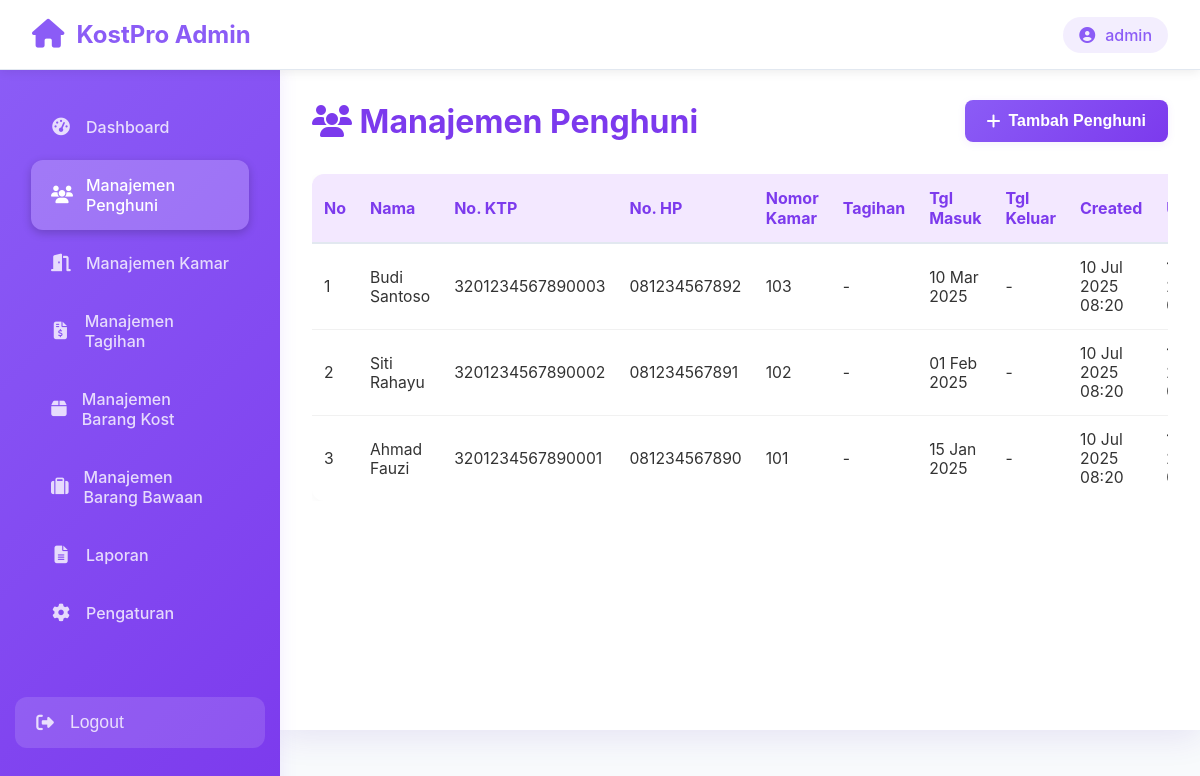
Screenshot of /manajemen_penghuni.php (signed in) with the database file from the repository.
### tables this page shows
CREATE TABLE tb_penghuni (
    id INT AUTO_INCREMENT PRIMARY KEY,
    nama VARCHAR(100) NOT NULL,
    no_ktp VARCHAR(20) UNIQUE NOT NULL,
    no_hp VARCHAR(15) NOT NULL,
    tgl_masuk DATE NOT NULL,
    tgl_keluar DATE NULL,
    created_at TIMESTAMP DEFAULT CURRENT_TIMESTAMP,
    updated_at TIMESTAMP DEFAULT CURRENT_TIMESTAMP ON UPDATE CURRENT_TIMESTAMP
);

CREATE TABLE tb_kamar (
    id INT AUTO_INCREMENT PRIMARY KEY,
    nomor VARCHAR(10) UNIQUE NOT NULL,
    harga DECIMAL(10,2) NOT NULL,
    status ENUM('kosong', 'terisi') DEFAULT 'kosong',
    created_at TIMESTAMP DEFAULT CURRENT_TIMESTAMP,
    updated_at TIMESTAMP DEFAULT CURRENT_TIMESTAMP ON UPDATE CURRENT_TIMESTAMP
);

### manajemen_penghuni.php (the view, shortened to what this page needs)
<?php
$conn = getConnection();
$sql = 'SELECT p.*, k.id AS id_kamar, k.nomor AS nomor_kamar,
  (
    SELECT t2.jml_tagihan FROM tb_tagihan t2
    WHERE t2.id_kmr_penghuni = (
      SELECT kp2.id FROM tb_kmr_penghuni kp2 WHERE kp2.id_penghuni = p.id AND (kp2.tgl_keluar IS NULL OR kp2.tgl_keluar = "") ORDER BY kp2.id DESC LIMIT 1
    )
    ORDER BY t2.id DESC LIMIT 1
  ) AS tagihan_terakhir
FROM tb_penghuni p
LEFT JOIN tb_kmr_penghuni kp ON kp.id_penghuni = p.id AND (kp.tgl_keluar IS NULL OR kp.tgl_keluar = "")
LEFT JOIN tb_kamar k ON kp.id_kamar = k.id
ORDER BY p.id DESC';
$penghuni = $conn->query($sql)->fetchAll(PDO::FETCH_ASSOC);
?>
<!DOCTYPE html>
<html lang="id">
<head>
    <link href="https://cdnjs.cloudflare.com/ajax/libs/font-awesome/6.0.0/css/all.min.css" rel="stylesheet">
    <link rel="stylesheet" href="https://cdnjs.cloudflare.com/ajax/libs/font-awesome/6.4.0/css/all.min.css">
</head>
<body>
    <div class="navbar">
        <div class="navbar-brand">
            <i class="fas fa-home"></i>
            <span>KostPro Admin</span>
        </div>
        <div class="navbar-user">
            <div class="user-info">
                <i class="fas fa-user-circle"></i>
                <span><?php echo htmlspecialchars($_SESSION['username']); ?></span>
            </div>
        </div>
    </div>
    <div class="sidebar" id="sidebar">
        <ul class="sidebar-menu">
            <li><a href="dashboard.php"><i class="fas fa-tachometer-alt"></i> <span>Dashboard</span></a></li>
            <li><a href="manajemen_penghuni.php" class="active"><i class="fas fa-users"></i> <span>Manajemen Penghuni</span></a></li>
            <li><a href="manajemen_kamar.php"><i class="fas fa-door-open"></i> <span>Manajemen Kamar</span></a></li>
            <li><a href="manajemen_tagihan.php"><i class="fas fa-file-invoice-dollar"></i> <span>Manajemen Tagihan</span></a></li>
            <li><a href="manajemen_barang.php"><i class="fas fa-box"></i> <span>Manajemen Barang Kost</span></a></li>
            <li><a href="manajemen_barang_bawaan.php"><i class="fas fa-suitcase"></i> <span>Manajemen Barang Bawaan</span></a></li>
            <li><a href="laporan.php" <?php if(basename($_SERVER['PHP_SELF'])=='laporan.php') echo 'class="active"'; ?>><i class="fas fa-file-alt"></i> <span>Laporan</span></a></li>
            <li><a href="#"><i class="fas fa-cog"></i> <span>Pengaturan</span></a></li>
        </ul>
        <form action="logout.php" method="post" class="sidebar-logout-form">
            <button type="submit" class="logout-btn">
                <i class="fa-solid fa-right-from-bracket"></i> <span>Logout</span>
            </button>
        </form>
    </div>
    <div class="main-content">
        <div class="header-row">
            <h1><i class="fas fa-users"></i> Manajemen Penghuni</h1>
            <button id="btnTambahPenghuni" class="add-btn"><i class="fas fa-plus"></i> Tambah Penghuni</button>
        </div>
        <div style="overflow-x:auto;">
        <table>
            <thead>
                <tr>
                    <th>No</th>
                    <th>Nama</th>
                    <th>No. KTP</th>
                    <th>No. HP</th>
                    <th>Nomor Kamar</th>
                    <th>Tagihan</th>
                    <th>Tgl Masuk</th>
                    <th>Tgl Keluar</th>
                    <th>Created</th>
                    <th>Updated</th>
                </tr>
            </thead>
            <tbody>
            <?php $no=1; foreach ($penghuni as $row): ?>
                <tr>
                    <td><?= $no++ ?></td>
                    <td><?= htmlspecialchars($row['nama']) ?></td>
                    <td><?= htmlspecialchars($row['no_ktp']) ?></td>
                    <td><?= htmlspecialchars($row['no_hp']) ?></td>
                    <td><?= $row['nomor_kamar'] ? htmlspecialchars($row['nomor_kamar']) : '-' ?></td>
                    <td><?= $row['tagihan_terakhir'] ? 'Rp ' . number_format($row['tagihan_terakhir'],0,',','.') : '-' ?></td>
                    <td><?= $row['tgl_masuk'] ? date('d M Y', strtotime($row['tgl_masuk'])) : '-' ?></td>
                    <td><?= $row['tgl_keluar'] ? date('d M Y', strtotime($row['tgl_keluar'])) : '-' ?></td>
                    <td><?= $row['created_at'] ? date('d M Y H:i', strtotime($row['created_at'])) : '-' ?></td>
                    <td><?= $row['updated_at'] ? date('d M Y H:i', strtotime($row['updated_at'])) : '-' ?></td>
                </tr>
            <?php endforeach; ?>
            </tbody>
        </table>
        </div>
    </div>
</body>
</html>

### manajemen_penghuni.php (style rules this page uses)
* { margin: 0; padding: 0; box-sizing: border-box; }
body { background: #f8fafc; font-family: 'Inter', 'Segoe UI', Tahoma, Geneva, Verdana, sans-serif; }
.navbar { width: 100%; height: 70px; background: white; border-bottom: 1px solid #e2e8f0; display: flex; align-items: center; justify-content: space-between; padding: 0 2rem; z-index: 1000; box-shadow: 0 2px 10px rgba(0, 0, 0, 0.08); position: fixed; top: 0; left: 0; }
.navbar-brand { display: flex; align-items: center; gap: 12px; font-size: 1.5rem; font-weight: 700; color: #8b5cf6; }
.navbar-brand i { font-size: 1.8rem; }
.navbar-user { display: flex; align-items: center; gap: 15px; }
.user-info { display: flex; align-items: center; gap: 10px; padding: 8px 16px; background: rgba(139, 92, 246, 0.1); border-radius: 25px; font-weight: 500; color: #8b5cf6; }
.logout-btn { display: flex; align-items: center; gap: 10px; background: linear-gradient(90deg, #ff6a5b, #ff9472); color: #fff; border: none; border-radius: 30px; padding: 14px 32px; font-size: 1.1rem; font-weight: 600; cursor: pointer; box-shadow: 0 4px 16px rgba(0,0,0,0.08); transition: background 0.2s, box-shadow 0.2s, transform 0.1s; }
.logout-btn i { font-size: 1.2em; }
.sidebar { position: fixed; top: 70px; left: 0; width: 280px; height: calc(100vh - 70px); background: linear-gradient(135deg, #8b5cf6 0%, #7c3aed 100%); color: #fff; padding: 2rem 0; overflow-y: auto; z-index: 999; box-shadow: 2px 0 15px rgba(139, 92, 246, 0.1); display: flex; flex-direction: column; }
.sidebar-menu { list-style: none; padding: 0 1rem; flex: 1 1 auto; }
.sidebar-menu li { margin-bottom: 0.5rem; }
.sidebar-menu a { display: flex; align-items: center; gap: 15px; padding: 15px 20px; color: rgba(255, 255, 255, 0.8); text-decoration: none; border-radius: 12px; margin: 0 15px; transition: all 0.3s ease; font-weight: 500; position: relative; }
.sidebar-menu a.active { background: rgba(255, 255, 255, 0.2); color: #fff; box-shadow: 0 3px 10px rgba(0, 0, 0, 0.2); }
.sidebar-menu i { width: 20px; text-align: center; font-size: 1.1rem; }
.sidebar-logout-form { margin: 0 15px 20px 15px; }
.logout-btn { width: 100%; display: flex; align-items: center; gap: 15px; padding: 15px 20px; color: rgba(255,255,255,0.8); background: rgba(255,255,255,0.13); border: none; border-radius: 12px; font-size: 1.1rem; font-weight: 500; cursor: pointer; transition: all 0.3s ease; box-shadow: none; text-align: left; }
.logout-btn i { width: 20px; text-align: center; font-size: 1.1rem; }
.main-content { margin-left: 280px; padding: 100px 2rem 2rem 2rem; min-height: calc(100vh - 70px); background: #fff; border-radius: 32px 0 0 0; box-shadow: 0 8px 32px rgba(80, 36, 180, 0.10); transition: margin-left 0.2s, padding 0.2s, background 0.2s; }
.header-row { display: flex; justify-content: space-between; align-items: center; margin-bottom: 2rem; }
.header-row h1 { font-size: 2rem; color: #7c3aed; margin: 0; }
.add-btn { background: linear-gradient(135deg, #8b5cf6, #7c3aed); color: #fff; border: none; border-radius: 8px; padding: 12px 22px; font-size: 1rem; font-weight: 600; cursor: pointer; display: flex; align-items: center; gap: 8px; box-shadow: 0 2px 8px rgba(124, 51, 234, 0.08); transition: background 0.2s, box-shadow 0.2s; }
table { width: 100%; border-collapse: collapse; background: #fff; border-radius: 12px; overflow: hidden; box-shadow: 0 2px 8px rgba(0,0,0,0.03); }
th, td { padding: 14px 12px; text-align: left; }
th { background: #f3e8ff; color: #7c3aed; font-size: 1rem; font-weight: 700; border-bottom: 2px solid #e2e8f0; }
tr { border-bottom: 1px solid #f1f1f1; transition: background 0.15s; }
tr:last-child { border-bottom: none; }
td { font-size: 0.98rem; color: #333; }

### rows the page displays
tb_penghuni: nama "Budi Santoso", no_ktp "3201234567890003", no_hp "081234567892", tb_kamar.nomor "103", tgl_masuk "10 Mar 2025", created_at "10 Jul 2025 08:20"
tb_penghuni: nama "Siti Rahayu", no_ktp "3201234567890002", no_hp "081234567891", tb_kamar.nomor "102", tgl_masuk "01 Feb 2025", created_at "10 Jul 2025 08:20"
tb_penghuni: nama "Ahmad Fauzi", no_ktp "3201234567890001", no_hp "081234567890", tb_kamar.nomor "101", tgl_masuk "15 Jan 2025", created_at "10 Jul 2025 08:20"

### other values shown
$_SESSION['username'] "admin"
